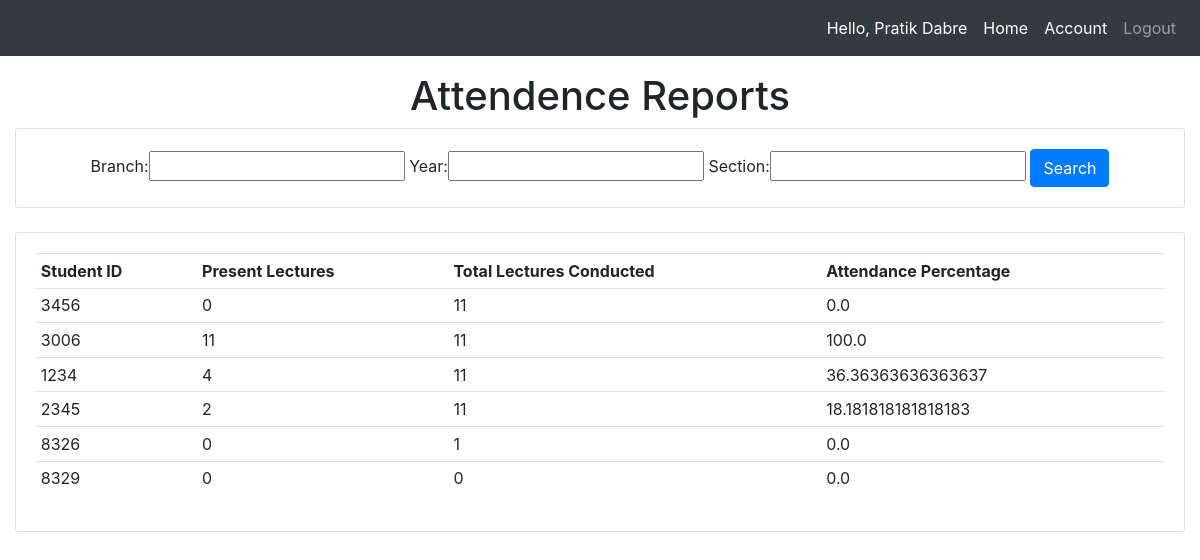
Page /AttendenceReports/ (signed in) on the committed database.
### Attendence_Sys/models.py (models this page shows, shortened)
class Faculty(models.Model):
    user = models.OneToOneField(User,null=True,blank=True, on_delete= models.CASCADE)
    firstname = models.CharField(max_length=200, null=True)
    lastname = models.CharField(max_length=200, null=True)
    phone = models.CharField(max_length=200, null=True)
    email = models.EmailField(max_length=200, null=True)
    profile_pic = models.ImageField(upload_to=user_directory_path ,null=True, blank=True)
    def __str__(self):
        return str(self.firstname + " " + self.lastname)

class Reports(models.Model):
    student_id = models.CharField(max_length=200, null=True)
    count = models.PositiveIntegerField(null=True)
    total = models.PositiveIntegerField(null=True)
    percentage = models.FloatField(null=True)
    branch = models.CharField(max_length=200, null = True)
    year = models.CharField(max_length=200, null = True)
    section = models.CharField(max_length=200, null = True)

### Attendence_Sys/views.py (the view)
# urls.py: path('AttendenceReports/', views.AttendenceReports, name='AttendenceReports'),
@login_required(login_url='teacherlogin')
def AttendenceReports(request):
    try:
        student = Student.objects.get(registration_id = request.user)
        return redirect(studentprofile)
    except:
        student=request.user
    reports=Reports.objects.all()
    myFilter=ReportFilter(request.GET, queryset=reports)
    reports=myFilter.qs
    context = {'myFilter':myFilter, 'reports': reports, 'ta':False}
    return render(request,'Attendence_Sys/AttendenceReports.html',context)

### Attendence_Sys/templates/Attendence_Sys/AttendenceReports.html (shortened to what this page needs)
{% extends 'Attendence_Sys/main.html' %}
{% block content %}
{% if ta == False %}
<center><h1>Attendence Reports</h1></center>
<div class="row">
	<div class="col">
		<div class="card card-body">
			<center>
				<form method="get">
					{{myFilter.form}}
		    		<button class="btn btn-primary" type="submit">Search</button>
				</form>
			</center>
		</div>
	</div>
</div>
<br>
<div class="row">
	<div class="col-sm-12">
		<div class="card card-body">
			<table class="table table-sm">
				<tr>
						<th>Student ID</th>
						<th>Present Lectures</th>
						<th>Total Lectures Conducted</th>
						<th>Attendance Percentage</th>
											</tr>
					{% for report in reports %}
					<tr>
						<td>{{ report.student_id }}</td>
						<td>{{ report.count }}</td>
						<td>{{ report.total }}</td>
						<td>{{ report.percentage }}</td>
				</tr>
				{% endfor %}
			</table>
		</div>
	</div>
</div>
{% endif %}
{% endblock %}

### Attendence_Sys/templates/Attendence_Sys/navbar.html (shortened to what this page needs)
{% load static %}
<nav class="navbar navbar-expand-lg navbar-dark fixed-top bg-dark">
  <div class="collapse navbar-collapse" id="navbarNav">
    <ul class="navbar-nav ml-auto">
      <li class="nav-item active">
        <span class="nav-link">Hello, {{ request.user.faculty }}</span>
      </li>
      <li class="nav-item active">
        <a href="{% url 'teacherprofile' %}" class="nav-link">Home</a>
      </li>
      <li class="nav-item active">
        <a class="nav-link" href="{% url 'account' %}">Account</a>
      </li>
      <li class="nav-item">
        <a class="nav-link" href="{% url 'logout' %}">Logout</a>
      </li>
    </ul>
  </div>
</nav>

### rows in the picture
Reports: student_id "3456", count "0", total "11", percentage "0.0"
Reports: student_id "3006", count "11", total "11", percentage "100.0"
Reports: student_id "1234", count "4", total "11", percentage "36.36363636363637"
Reports: student_id "2345", count "2", total "11", percentage "18.181818181818183"
Reports: student_id "8326", count "0", total "1", percentage "0.0"
Reports: student_id "8329", count "0", total "0", percentage "0.0"

### other values in the picture
{{ request.user.faculty }} "Pratik Dabre"
